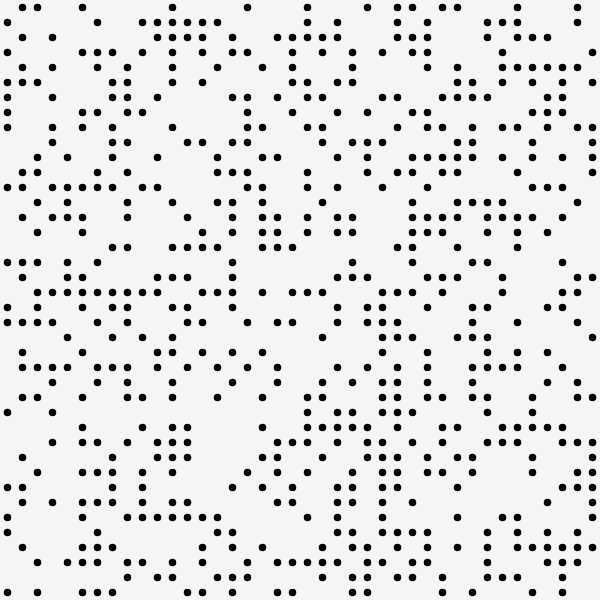
Frame 1 (no input)
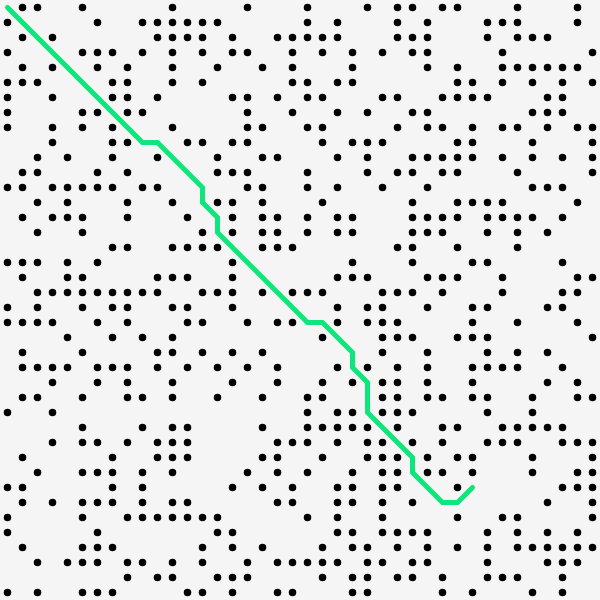
Frame 60 (no input)
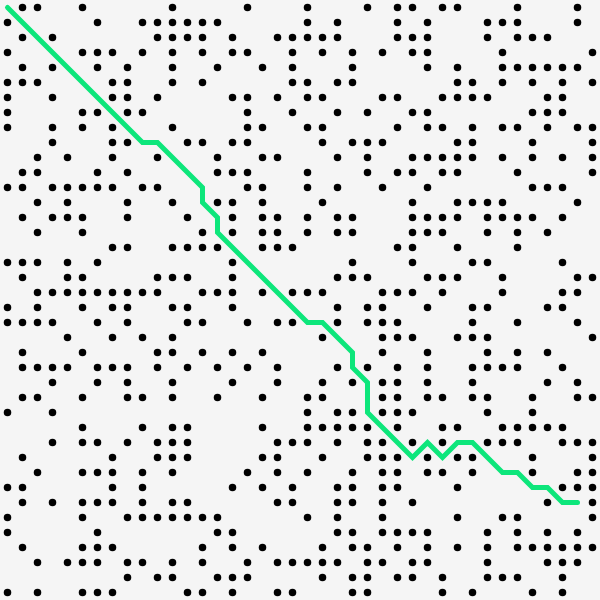
Frame 120 (the mouse pressed at the canvas centre since frame 60)

The p5.js sketch that drew these frames (run headless with seeded random() and noise() and a simulated clock; from frame 60 on, the mouse is pressed at the canvas centre):

// p5.js sketch
// ── sketch.js
function setup() {
  createCanvas(w * cols, w * rows);
  grid = new Array(cols);

  // Creating 2D Array for spots
  for (let i = 0; i < cols; i++) {
    grid[i] = new Array(rows);
  }

  // Insert the spots in the 2D array
  for (let i = 0; i < cols; i++) {
    for (let j = 0; j < rows; j++) {
      grid[i][j] = new Spot(i, j);
    }
  }

  // Scan and set each grids' neighbors
  for (let i = 0; i < cols; i++) {
    for (let j = 0; j < rows; j++) {
      grid[i][j].addNeighbors(grid);
    }
  }

  // Set the beginning and the end spot;
  start = grid[startX][startY];
  end = grid[endX][endY];

  // Set the start and end points as not obstacle
  start.obstacle = false;
  end.obstacle = false;

  // Set the starting point at open sets to check
  openSet.push(start);
}

function draw() {
  debug ? background(51) : background(245);

  let current;
  if (openSet.length > 0) {
    // Evaluate
    // Find the index of the spot with lowest F value
    let lowest = 0;
    for (let i = 0; i < openSet.length; i++) {
      if (openSet[i].f < openSet[lowest].f) lowest = i;
    }

    current = openSet[lowest]; // Current spot evaluating

    // If the current position of grid is at the end points.. DONE!
    if (current === end) {
      noLoop();
      console.log("Done!");
    }

    removeFromArr(openSet, current);
    closedSet.push(current);

    let neighbors = current.neighbors; 
    for (let i = 0; i < neighbors.length; i++) {
      let neighbor = neighbors[i];

      if (!closedSet.includes(neighbor) && !neighbor.obstacle) {
        let tempG = current.g + 1;    
        let pathFound = false;

        if (openSet.includes(neighbor)) {
          if (tempG < neighbor.g) {
            neighbor.g = tempG;
            pathFound = true;
          }
        } else {
          neighbor.g = tempG;
          pathFound = true;
          openSet.push(neighbor);
        }

        if (pathFound) {
          neighbor.h = heuristic(neighbor, end); // Calculate the heuristic
          neighbor.f = neighbor.g + neighbor.h; // Apply the formula
          neighbor.cameFrom = current;
        }
      }
    }
  } else {
    // No Solution
    // console.log("No solution :(");
    alert("No solution :( Please refresh the page...");
    noLoop();
    return;
  }

  // Draw all available path
  for (let i = 0; i < cols; i++) {
    for (let j = 0; j < rows; j++) {
      grid[i][j].show(color(255));
    }
  }

  // Draw all closed path
  for (let i = 0; i < closedSet.length; i++) {
    closedSet[i].show(color(255, 0, 0));
  }

  // Draw all open path
  for (let i = 0; i < openSet.length; i++) {
    openSet[i].show(color(0, 255, 0));
  }

  // Find the next path from all open/possible paths
  let path = [];
  let temp = current;
  path.push(temp);
  while (temp.cameFrom) {
    path.push(temp.cameFrom);
    temp = temp.cameFrom;
  }

  // Draw all finder/solution path
  if(debug) {
    for (let i = 0; i < path.length; i++) {
      path[i].show(color(0, 0, 255));
    }
  } else {
    noFill();
    strokeWeight(w/3);
    stroke(color(13,230,123));
    beginShape();
      for (let i = 0; i < path.length; i++) {
        vertex(path[i].i * w + w/2, path[i].j * w + w/2);
      }
    endShape();
  }
}

// ── global.js
// ======================== Global variables ========================

const debug = false;

// Canvas/Grid size constants
const w = 15; // 15 pixels each block
const cols = rows = 40; // 40x40 grid

// Setting the starting point at TOP LEFT of grid
let start;
const startX = 0;
const startY = 0;

// Setting the ending point at BOTTOM RIGHT of grid
let end;
const endX = cols - 1;
const endY = rows - 1;

// Array for possible and impossible paths
let openSet = [], closedSet = [];

// Global grid
let grid;


// ======================== Global functions ========================

// Remove element from array
let removeFromArr = (arr, elt) => {
  for (let i = arr.length - 1; i >= 0; i--) {
    if (arr[i] == elt) arr.splice(i, 1);
  }
}

// Heuristic formula
const heuristic = (x, y) => {
  return dist(x.i, x.j, y.i, y.j); // Euclidean Distance
  // return abs(x.i - y.i) + abs(x.j - y.j); // Manhattan Distance
}
// ── spot.js
class Spot {
  constructor(i, j) {
    this.i = i; // x-axis point
    this.j = j; // y-axis point

    this.neighbors = [];
    this.cameFrom = undefined;
    this.obstacle = this.isObstacle();

    // Path finding formula: f(n) = g(n) + h(n);
    this.f = 0; // Cost score
    this.g = 0; // Cost from point A to B score
    this.h = 0; // Heuristic score
  }

  isObstacle() {
    return random(1) < 0.4; // 40% chance of being an obstacle
  }

  show(col) {
    /*
      White - Path
      Black - Obstacle
      Red   - Impossible Path
      Green - Possible Path
      Blue  - The Finder/Solution Path
     */
    noStroke();

    // Draw the spot with corresponding color
    if(debug) {
      this.obstacle ? fill(0) : fill(col);
      rect(this.i * w, this.j * w, w - 1, w - 1); 
    } else {
      if(this.obstacle) {
        fill(0);
        ellipse(this.i * w + w/2, this.j * w + w/2, w / 2, w / 2);
      }
    }
  }

  addNeighbors(grid) {
    let i = this.i;
    let j = this.j;

    if (i < cols - 1)   this.neighbors.push(grid[i + 1][j]);      // RIGHT
    if (i > 0)          this.neighbors.push(grid[i - 1][j]);      // LEFT
    if (j < rows - 1)   this.neighbors.push(grid[i][j + 1]);      // BOTTOM
    if (j > 0)          this.neighbors.push(grid[i][j - 1]);      // TOP
    if (i > 0 && j > 0)                 this.neighbors.push(grid[i - 1][j - 1]);    // UPPER LEFT
    if (i < cols - 1 && j > 0)          this.neighbors.push(grid[i + 1][j - 1]);    // UPPER RIGHT
    if (i > 0 && j < rows - 1)          this.neighbors.push(grid[i - 1][j + 1]);    // LOWER LEFT
    if (i < cols - 1 && j < rows - 1)   this.neighbors.push(grid[i + 1][j + 1]);    // LOWER RIGHT
  }
}
